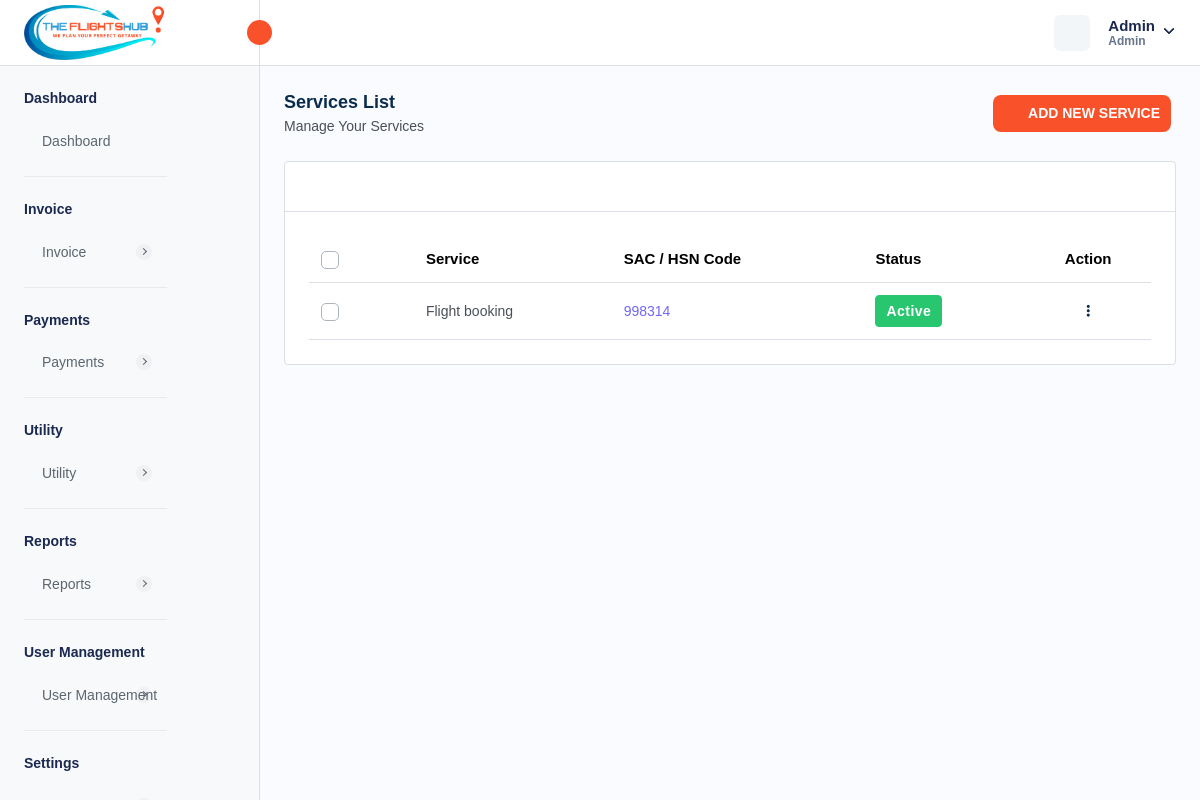
Before: /services.php (signed in) with the older database file.
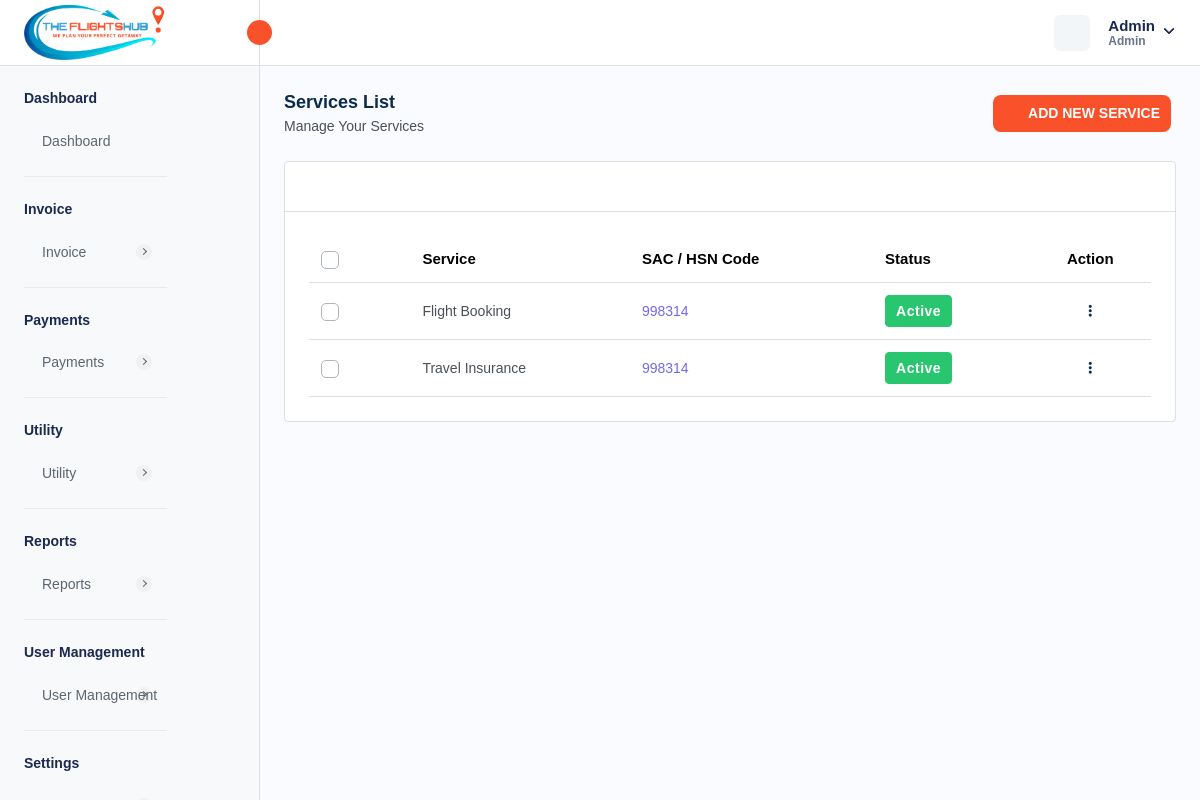
After: the same page with the newer database file.
### tables this page shows
CREATE TABLE `services` (
  `service_id` int NOT NULL AUTO_INCREMENT,
  `service_name` varchar(255) DEFAULT NULL,
  `sac_code` int DEFAULT NULL,
  `created_at` timestamp NULL DEFAULT CURRENT_TIMESTAMP,
  `update_at` timestamp NULL DEFAULT NULL ON UPDATE CURRENT_TIMESTAMP,
  `isActive` int DEFAULT '1',
  PRIMARY KEY (`service_id`)
);

### services.php (the view, shortened to what the changed rows need)
<?php
require "./database/config.php";
try {
    $stmtFetch = $db->prepare("SELECT * FROM services");
    $stmtFetch->execute();
    $services = $stmtFetch->get_result();
} catch (Exception $e) {
    $_SESSION['error'] = $e;
}
?>
<!DOCTYPE html>
<html lang="en">
<head>
    <link rel="stylesheet" href="assets/css/bootstrap.min.css">
    <link rel="stylesheet" href="assets/css/animate.css">
    <link rel="stylesheet" href="assets/plugins/select2/css/select2.min.css">
    <link rel="stylesheet" href="assets/css/dataTables.bootstrap5.min.css">
    <link rel="stylesheet" href="assets/css/bootstrap-datetimepicker.min.css">
    <link rel="stylesheet" href="assets/plugins/summernote/summernote-bs4.min.css">
    <link rel="stylesheet" href="assets/plugins/fontawesome/css/fontawesome.min.css">
    <link rel="stylesheet" href="assets/plugins/fontawesome/css/all.min.css">
    <link rel="stylesheet" href="assets/css/style.css">
    <link rel="stylesheet" href="https://cdn.jsdelivr.net/npm/notyf@3/notyf.min.css" />
</head>
<body>
    <div class="main-wrapper">
        <div class="page-wrapper">
            <div class="content">
                <div class="card table-list-card">
                    <div class="card-body">
                        <div class="table-responsive">
                            <table class="table datanew">
                                <thead>
                                    <tr>
                                        <th class="no-sort">
                                            <label class="checkboxs">
                                                <span class="checkmarks"></span>
                                            </label>
                                        </th>
                                        <th>Service</th>
                                        <th>SAC / HSN Code</th>
                                        <th>Status</th>
                                        <th class="no-sort text-center">Action</th>
                                    </tr>
                                </thead>
                                <tbody>
                                    <?php foreach ($services->fetch_all(MYSQLI_ASSOC) as $service) { ?>
                                        <tr>
                                            <td>
                                                <label class="checkboxs">
                                                    <span class="checkmarks"></span>
                                                </label>
                                            </td>
                                            <td><?php echo $service['service_name'] ?></td>
                                            <td class="ref-number"><?php echo $service['sac_code'] ?></td>
                                            <td>
                                                <?php if ($service['isActive'] == 1) { ?>
                                                    <span class="badge badge-lg bg-success">Active</span>
                                                <?php } else { ?>
                                                    <span class="badge badge-lg bg-danger">Inactive</span>
                                                <?php } ?>
                                            </td>
                                            <td class="text-center">
                                                <a class="action-set" href="javascript:void(0);" data-bs-toggle="dropdown"
                                                    aria-expanded="true">
                                                    <i class="fa fa-ellipsis-v" aria-hidden="true"></i>
                                                </a>
                                            </td>
                                        </tr>
                                    <?php } ?>
                                </tbody>
                            </table>
                        </div>
                    </div>
                </div>
            </div>
        </div>
    </div>
</body>
</html>

Changed rows visible on the page:
changed services: service_name "Flight booking" → "Flight Booking"
added services: service_name "Travel Insurance", sac_code "998314", isActive "Active"
